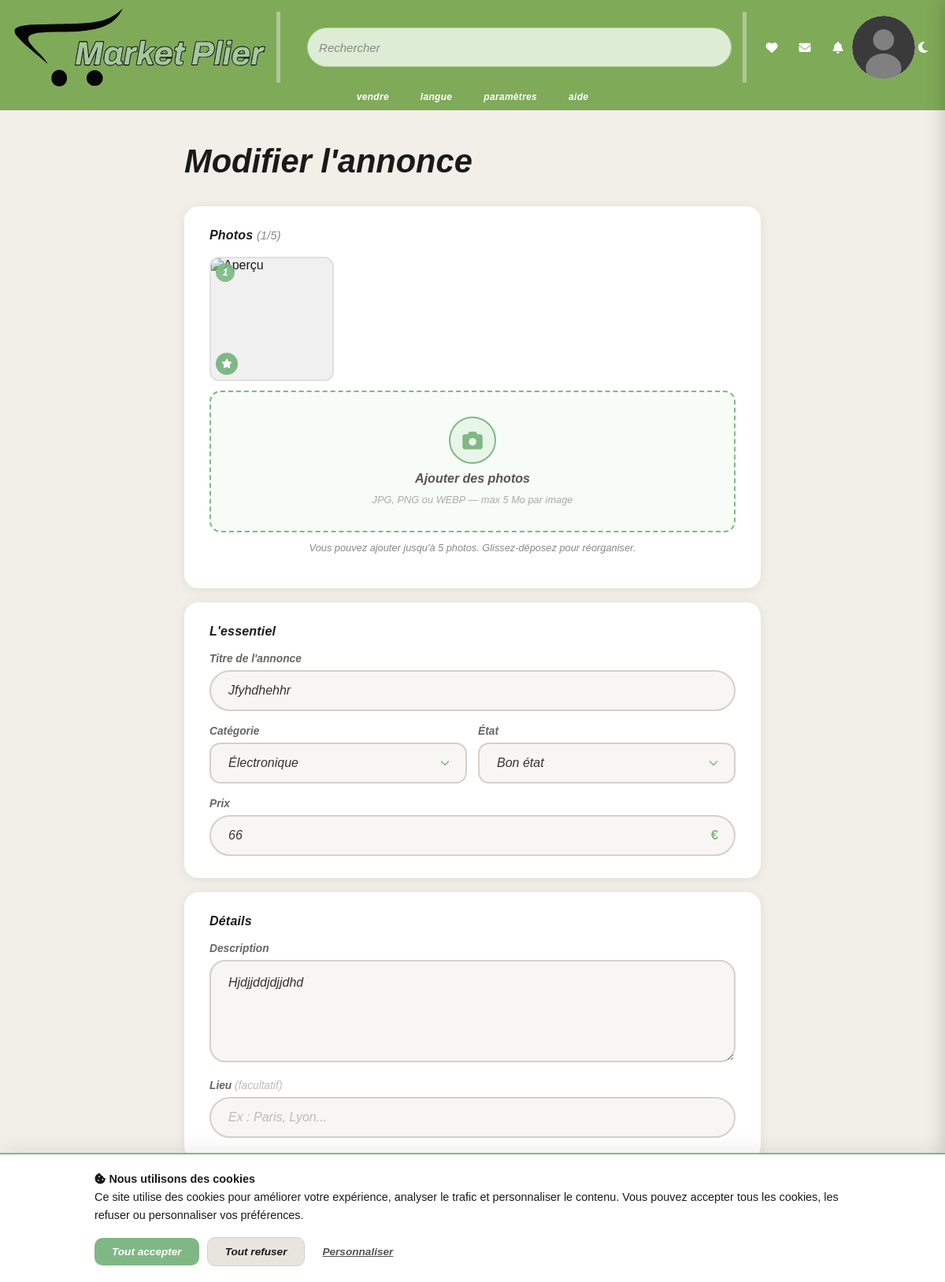
The app's page /shop/edit_listing.php?id=1526 (signed in) with its own data.
### tables this page shows
CREATE TABLE `listings` (
  `id` int UNSIGNED NOT NULL,
  `auth_token` varchar(64) NOT NULL,
  `title` varchar(100) NOT NULL,
  `description` text NOT NULL,
  `price` decimal(10,2) UNSIGNED NOT NULL,
  `category` varchar(50) NOT NULL,
  `item_condition` varchar(30) NOT NULL,
  `image` varchar(255) DEFAULT NULL,
  `location` varchar(100) DEFAULT NULL,
  `created_at` timestamp NULL DEFAULT CURRENT_TIMESTAMP
);

### shop/edit_listing.php (the view, shortened to what this page needs)
<?php
require_once '../database/db.php';
$listingId = (int)$_GET['id'];
try {
    $stmt = $pdo->prepare(
        "SELECT l.*, u.username, u.email, u.profile_photo
         FROM listings l
         JOIN users u ON u.auth_token = l.auth_token
         WHERE l.id = ? AND l.auth_token = ?"
    );
    $stmt->execute([$listingId, $_SESSION['auth_token']]);
    $listing = $stmt->fetch();
} catch (PDOException $e) {
    error_log("Error fetching listing (edit_listing.php): " . $e->getMessage());
    $listing = null;
}
$existingImages = [];
try {
    $imgStmt = $pdo->prepare("SELECT id, image_path, sort_order FROM listing_images WHERE listing_id = ? ORDER BY sort_order ASC");
    $imgStmt->execute([$listingId]);
    $existingImages = $imgStmt->fetchAll();
} catch (PDOException $e) {
    error_log("Error fetching listing images: " . $e->getMessage());
}
?>
<!DOCTYPE html>
<html lang="fr">
<head>
    <link rel="stylesheet" href="../node_modules/bootstrap/dist/css/bootstrap.min.css">
    <link rel="stylesheet" href="../node_modules/@fortawesome/fontawesome-free/css/all.min.css">
    <link rel="stylesheet" href="../styles/index.css">
    <link rel="stylesheet" href="../styles/sell.css">
    <link rel="stylesheet" href="../styles/theme.css">
</head>
<body>
    <?php
    include '../header.php';
    ?>
    <main>
        <h1 class="page-title">Modifier l'annonce</h1>
        <form action="handle_edit_listing.php" method="POST" enctype="multipart/form-data" novalidate>
            <div class="form-section">
                <span class="section-label">Photos <span class="photo-counter">(<span id="photo-count"><?php echo count($existingImages); ?></span>/5)</span></span>
                <div class="photos-container" id="photos-container">
                    <label class="photo-upload-zone" id="upload-zone" <?php echo count($existingImages) >= 5 ? 'style="display:none;"' : ''; ?>>
                        <div class="upload-placeholder" id="upload-placeholder">
                            <div class="upload-icon-circle">
                                <i class="fas fa-camera"></i>
                            </div>
                            <span class="upload-text">Ajouter des photos</span>
                            <span class="upload-hint">JPG, PNG ou WEBP &mdash; max 5&nbsp;Mo par image</span>
                        </div>
                    </label>
                </div>
                <p class="photos-help-text">Vous pouvez ajouter jusqu'à 5 photos. Glissez-déposez pour réorganiser.</p>
            </div>
            <div class="form-section">
                <span class="section-label">L'essentiel</span>
                <div class="field-group">
                    <label class="field-label" for="title">Titre de l'annonce</label>
                    <input
                        type="text"
                        class="sell-input"
                        id="title"
                        name="title"
                        placeholder="Ex : iPhone 14 Pro, Vélo de route Decathlon..."
                        maxlength="100"
                        required
                        value="<?php echo htmlspecialchars($listing['title'], ENT_QUOTES, 'UTF-8'); ?>">
                </div>
                <div class="field-row" style="margin-top: 18px;">
                    <div class="field-group">
                        <label class="field-label" for="category">Catégorie</label>
                    </div>
                    <div class="field-group">
                        <label class="field-label" for="condition">État</label>
                    </div>
                </div>
                <div class="field-group" style="margin-top: 18px;">
                    <label class="field-label" for="price">Prix</label>
                    <div class="price-wrapper">
                        <input
                            type="number"
                            class="sell-input"
                            id="price"
                            name="price"
                            placeholder="0.00"
                            min="0"
                            max="99999"
                            step="0.01"
                            required
                            value="<?php echo htmlspecialchars(rtrim(rtrim(number_format((float)$listing['price'], 2, '.', ''), '0'), '.'), ENT_QUOTES, 'UTF-8'); ?>">
                        <span class="price-symbol">€</span>
                    </div>
                </div>
            </div>
            <div class="form-section">
                <span class="section-label">Détails</span>
                <div class="field-group">
                    <label class="field-label" for="description">Description</label>
                    <textarea
                        class="sell-textarea"
                        id="description"
                        name="description"
                        placeholder="Décrivez votre article : état, dimensions, raison de la vente..."
                        minlength="10"
                        required><?php echo htmlspecialchars($listing['description'], ENT_QUOTES, 'UTF-8'); ?></textarea>
                </div>
                <div class="field-group">
                    <label class="field-label" for="location">
                        Lieu <span style="font-weight:400; color:#bbb;">(facultatif)</span>
                    </label>
                    <input
                        type="text"
                        class="sell-input"
                        id="location"
                        name="location"
                        placeholder="Ex : Paris, Lyon..."
                        maxlength="100"
                        value="<?php echo htmlspecialchars($listing['location'] ?? '', ENT_QUOTES, 'UTF-8'); ?>">
                </div>
            </div>
            <button type="submit" class="publish-btn">
            </button>
        </form>
    </main>
</body>
</html>

### styles/index.css (style rules this page uses)
*, *::before, *::after { margin: 0; padding: 0; }
html, body { width: 100%; height: 100%; font-family: "Archivo", Arial, sans-serif; background: var(--mp-bg, #f2efe9); color: var(--mp-text, #1a1a1a); line-height: normal; }
main { min-height: calc(100vh - 140px); padding: 20px 30px 30px 30px; display: flex; flex-direction: column; gap: 0; overflow-y: auto; }

### styles/sell.css (style rules this page uses)
body { background: var(--mp-bg, #F2EFE9); min-height: 100vh; }
main { height: auto !important; overflow: visible !important; max-width: 780px; margin: 0 auto; padding: 40px 24px 80px; display: block !important; }
.page-title { font-size: 2.6rem; font-style: italic; font-weight: 700; color: var(--mp-text, #111); margin-bottom: 32px; }
.form-section { background: var(--mp-card-bg, #fff); border-radius: 18px; padding: 28px 32px; margin-bottom: 18px; box-shadow: 0 2px 14px var(--mp-card-shadow, rgba(0, 0, 0, 0.05)); }
.section-label { display: block; font-size: 1rem; font-weight: 700; font-style: italic; color: var(--mp-text, #222); margin-bottom: 18px; letter-spacing: 0.2px; }
.photo-upload-zone { border: 2.5px dashed #7fb885; border-radius: 14px; width: 100%; min-height: 180px; display: flex; flex-direction: column; align-items: center; justify-content: center; cursor: pointer; background: #f7fcf7; transition: background 0.2s ease, border-color 0.2s ease; position: relative; overflow: hidden; grid-column: 1 / -1; }
.upload-placeholder { display: flex; flex-direction: column; align-items: center; gap: 10px; pointer-events: none; padding: 24px; }
.upload-icon-circle { width: 60px; height: 60px; border-radius: 50%; background: #e8f5e9; border: 2px solid #7fb885; display: flex; align-items: center; justify-content: center; font-size: 1.6rem; color: #7fb885; flex-shrink: 0; }
.upload-text { font-size: 1rem; font-style: italic; font-weight: 600; color: #555; }
.upload-hint { font-size: 0.8rem; color: #aaa; font-style: italic; text-align: center; }
.photos-container { display: grid; grid-template-columns: repeat(auto-fill, minmax(140px, 1fr)); gap: 12px; }
.photo-counter { font-weight: 400; color: #888; font-size: 0.9rem; }
.photos-help-text { font-size: 0.8rem; color: #888; font-style: italic; margin-top: 12px; text-align: center; }
.field-group { margin-bottom: 18px; }
.field-group:last-child { margin-bottom: 0; }
.field-label { display: block; font-size: 0.86rem; font-weight: 700; font-style: italic; color: #666; margin-bottom: 7px; }
.sell-input, .sell-select, .sell-textarea { width: 100%; padding: 15px 22px; font-size: 1rem; font-family: "Archivo", Arial, sans-serif; font-style: italic; color: var(--mp-input-text, #333); background: var(--mp-input-bg, #f8fdf8); border: 2.5px solid var(--mp-input-border, #d4e8d4); border-radius: 50px; outline: none; transition: border-color 0.2s ease, box-shadow 0.2s ease, background 0.2s ease; box-sizing: border-box; }
.sell-textarea { border-radius: 20px; resize: vertical; min-height: 130px; line-height: 1.65; padding: 14px 22px; }
.sell-input::placeholder, .sell-textarea::placeholder { color: #bbb; }
.field-row { display: flex; gap: 14px; }
.field-row .field-group { flex: 1; min-width: 0; margin-bottom: 0; }
.price-wrapper { position: relative; display: flex; align-items: center; }
.price-wrapper .sell-input { padding-right: 50px; }
.price-symbol { position: absolute; right: 22px; font-size: 1.05rem; font-weight: 700; color: #7fb885; pointer-events: none; }
.publish-btn { width: 100%; padding: 18px 30px; font-size: 1.1rem; font-family: "Archivo", Arial, sans-serif; font-style: italic; font-weight: 700; background-color: #7fb885; color: #fff; border: none; border-radius: 50px; cursor: pointer; transition: all 0.3s ease; letter-spacing: 0.3px; }

### records on screen
listings: title "Jfyhdhehhr", price "66", description "Hjdjjddjdjjdhd"

### other values on screen
count($existingImages) "1"
